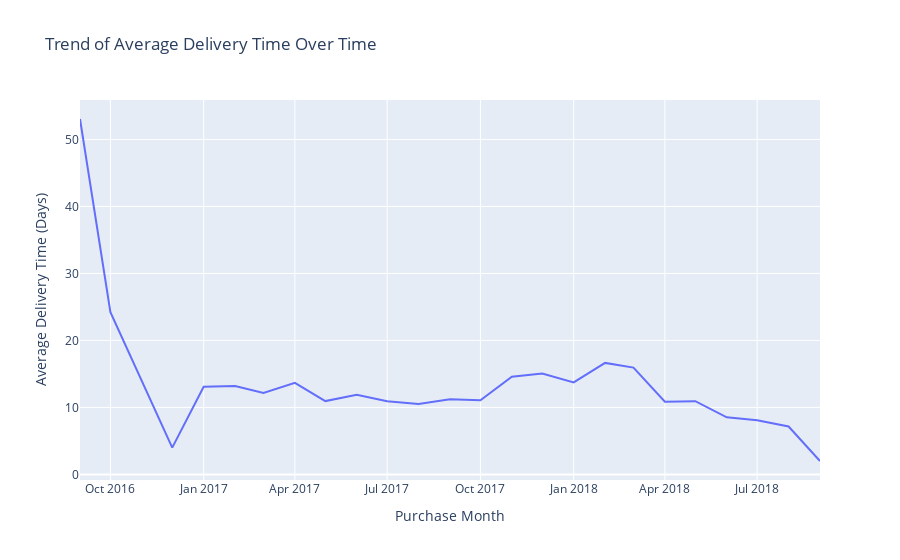

The notebook cell this image was saved under:
### Code cell
plot_delivery_time_trend(df)

### Figure 1 — Plotly figure (JSON) as saved in the notebook; plotly's stock layout.template omitted (floating-point values rounded to 4 significant figures)
{"data": [{"hovertemplate": "Purchase Month=%{x}<br>Average Delivery Time (Days)=%{y}<extra></extra>", "legendgroup": "", "line": {"color": "#636efa", "dash": "solid"}, "marker": {"symbol": "circle"}, "mode": "lines", "name": "", "orientation": "v", "showlegend": false, "type": "scatter", "x": ["2016-09", "2016-10", "2016-12", "2017-01", "2017-02", "2017-03", "2017-04", "2017-05", "2017-06", "2017-07", "2017-08", "2017-09", "2017-10", "2017-11", "2017-12", "2018-01", "2018-02", "2018-03", "2018-04", "2018-05", "2018-06", "2018-07", "2018-08", "2018-09"], "xaxis": "x", "y": [53.06, 24.21, 4, 13.1, 13.19, 12.15, 13.67, 10.95, 11.89, 10.93, 10.53, 11.21, 11.07, 14.58, 15.06, 13.74, 16.64, 15.95, 10.85, 10.93, 8.52, 8.086, 7.155, 2], "yaxis": "y"}], "layout": {"legend": {"tracegroupgap": 0}, "title": {"text": "Trend of Average Delivery Time Over Time"}, "xaxis": {"anchor": "y", "domain": [0, 1], "title": {"text": "Purchase Month"}}, "yaxis": {"anchor": "x", "domain": [0, 1], "title": {"text": "Average Delivery Time (Days)"}}}}
